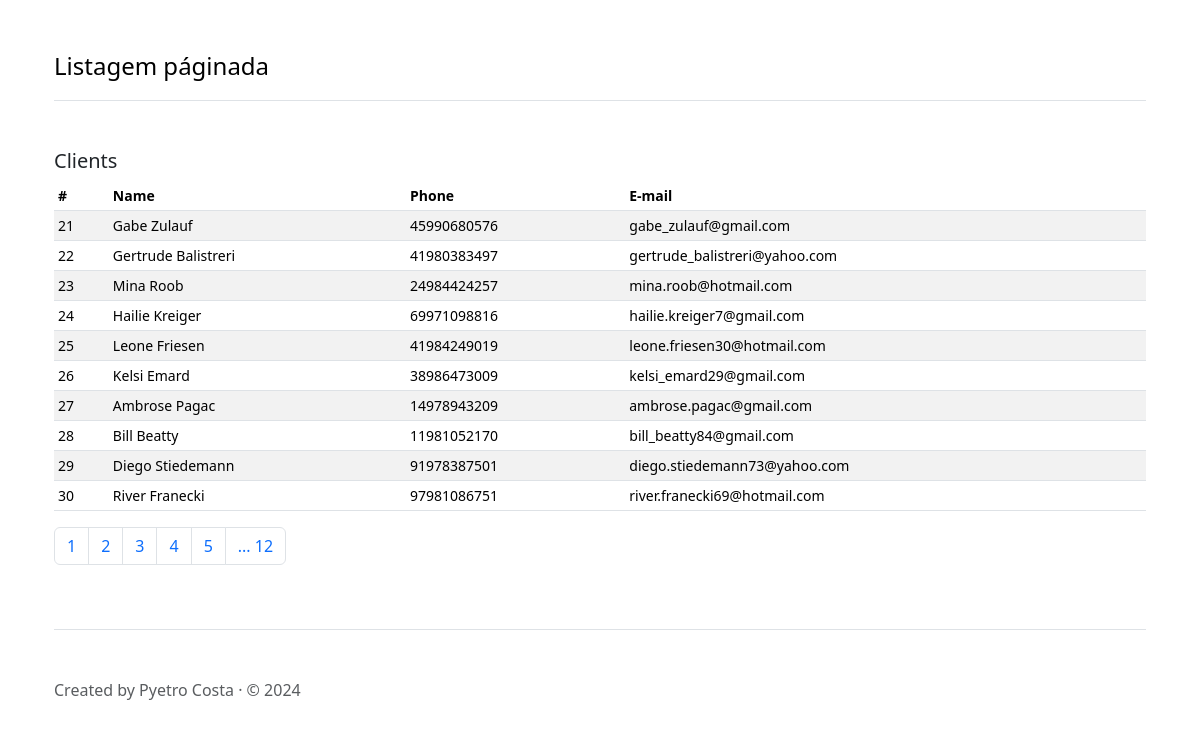
/?page=3, run on the app's committed database.
### tables this page shows
CREATE TABLE IF NOT EXISTS clients (
    id SERIAL PRIMARY KEY,
    name VARCHAR(255) NOT NULL,
    phone VARCHAR(11) NULL,
    email VARCHAR(255) NOT NULL,
    created_at TIMESTAMP NOT NULL DEFAULT CURRENT_TIMESTAMP,
    updated_at TIMESTAMP NULL
);

### src/index.php (called while the page is built, shortened)
<?php
require_once 'lib/pagination.php';
require_once 'controllers/main.php';
include 'views/layout.php';

### src/controllers/main.php (called while the page is built, shortened)
<?php
$sql = 'SELECT * from clients';
$pagination = new Pagination($sql);
$clients = $pagination->paginate();

### src/lib/pagination.php (called while the page is built, shortened)
<?php
require_once 'db.php';
class Pagination {
    private $sql;
    private $maxRows;
    private $offset;
    public function __construct($sql, $maxRows = 10) {
        $this->sql = $sql;
        $this->maxRows = $maxRows;
    }
    private function configure() {
        $this->page = $_REQUEST['page'] ?? 1;
        $this->offset = ($this->page-1) * $this->maxRows;
    }
    private function countRows() {
        $sqlCountRows = 'SELECT COUNT(0) FROM ( ' . $this->sql . ' ) as countRows ';
        $resCountRows = DB::pdo()->query($sqlCountRows);
        return $resCountRows->fetchColumn(0);
    }
    public function paginate() {
        $countRows = $this->countRows();
        $sqlPage = $this->sql  . " limit $this->offset, $this->maxRows";
        return DB::pdo()->query($sqlPage)->fetchAll();
    }
}

### src/lib/db.php (called while the page is built, shortened)
<?php
class DB {
    private static $_instance = null;
    public function __construct() {
        try {
            $parse_env = parse_ini_file('.env');
            $driver = $parse_env['DB_DRIVER'] ?? 'mysql';
            $host = $parse_env['DB_HOST'] ?? 'localhost';
            $database = $parse_env['DB_DATABASE'] ?? '';
            $port = $parse_env['DB_PORT'] ?? '3306';
            $user = $parse_env['DB_USER'] ?? '';
            $password = $parse_env['DB_PASSWORD'] ?? '';
            $options = [
                PDO::ATTR_ERRMODE => PDO::ERRMODE_EXCEPTION,
                PDO::ATTR_DEFAULT_FETCH_MODE => PDO::FETCH_ASSOC
            ];
            $dns = $driver . ':host=' . $host . ';port=' . $port . ';dbname=' . $database;
            $this->connection = new PDO($dns, $user, $password, $options);
        } catch (Exception $e) {
            throw new Exception($e->getMessage());
        }
    }
    public static function pdo() {
        if (self::$_instance == null) {
            self::$_instance = new self;
        }
        return self::$_instance->connection;
    }
}

### src/views/main.php (the view, shortened to what this page needs)
<h5>Clients</h5>
<div class="table-responsive small">
  <table class="table table-striped table-sm">
    <thead>
      <tr>
        <th scope="col">#</th>
        <th scope="col">Name</th>
        <th scope="col">Phone</th>
        <th scope="col">E-mail</th>
      </tr>
    </thead>
    <tbody>
      <?php foreach($clients as $row) { ?>
      <tr>
        <td><?= $row['id']; ?></td>
        <td><?= $row['name']; ?></td>
        <td><?= $row['phone']; ?></td>
        <td><?= $row['email']; ?></td>
      </tr>
      <?php } ?>
    </tbody>
  </table>
</div>

### data on the page
clients: id "21", name "Gabe Zulauf", phone "45990680576", email "gabe_zulauf@gmail.com"
clients: id "22", name "Gertrude Balistreri", phone "41980383497", email "gertrude_balistreri@yahoo.com"
clients: id "23", name "Mina Roob", phone "24984424257", email "mina.roob@hotmail.com"
clients: id "24", name "Hailie Kreiger", phone "69971098816", email "hailie.kreiger7@gmail.com"
clients: id "25", name "Leone Friesen", phone "41984249019", email "leone.friesen30@hotmail.com"
clients: id "26", name "Kelsi Emard", phone "38986473009", email "kelsi_emard29@gmail.com"
clients: id "27", name "Ambrose Pagac", phone "14978943209", email "ambrose.pagac@gmail.com"
clients: id "28", name "Bill Beatty", phone "11981052170", email "bill_beatty84@gmail.com"
clients: id "29", name "Diego Stiedemann", phone "91978387501", email "diego.stiedemann73@yahoo.com"
clients: id "30", name "River Franecki", phone "97981086751", email "river.franecki69@hotmail.com"

### other printed values
$navPage['one']['label'] "1"
$navPage['two']['label'] "2"
$navPage['three']['label'] "3"
$navPage['four']['label'] "4"
$navPage['five']['label'] "5"
$navPage['last'] "12"
